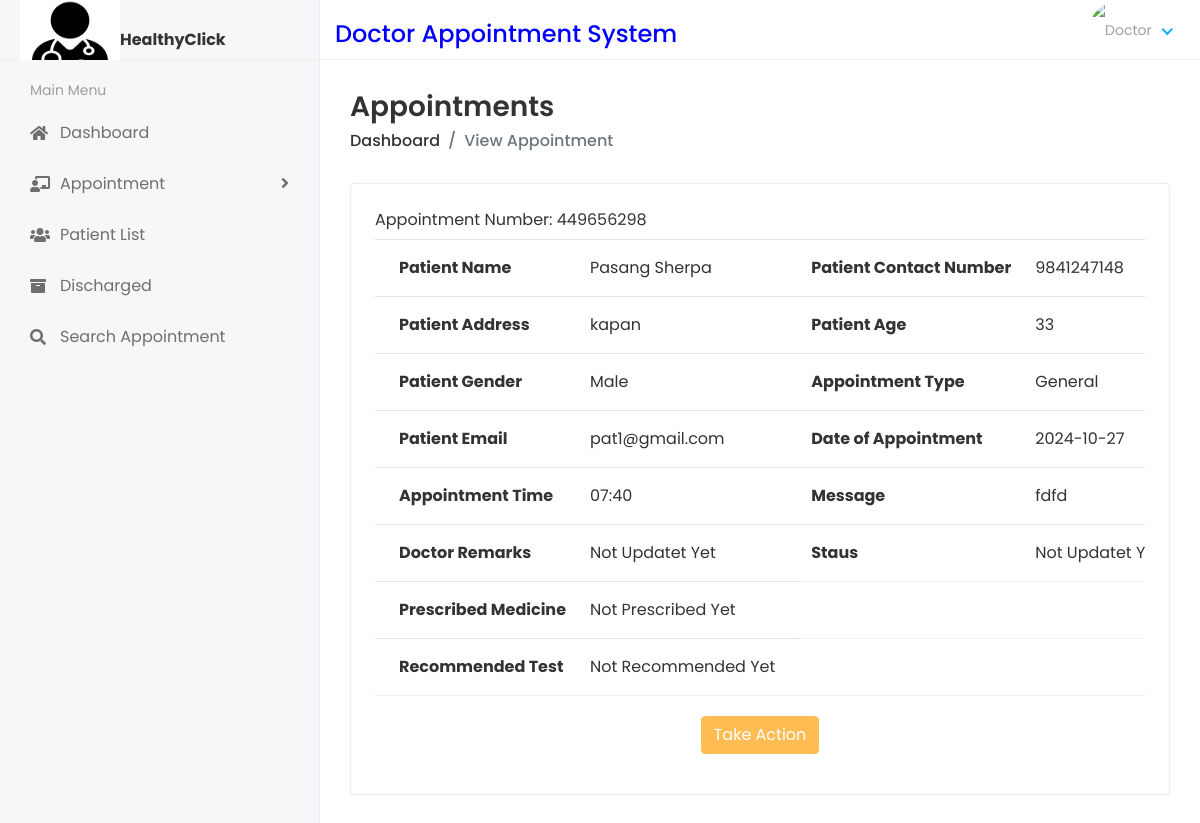
Screenshot of /DoctorPatientAppointmentDetails/64 with the database file from the repository.
### dasapp/models.py (models this page shows, shortened)
class Appointment(models.Model):
    appointmentnumber = models.IntegerField(default=0)
    fullname = models.CharField(max_length=250)
    mobilenumber = models.CharField(max_length=11)
    email = models.EmailField(max_length=100)
    address = models.CharField(max_length=200)
    age = models.IntegerField(default=0)
    gender = models.CharField(max_length=100)
    appointmenttype = models.CharField(max_length=100)
    date_of_appointment = models.CharField(max_length=250)
    time_of_appointment = models.CharField(max_length=250)
    doctor_id = models.ForeignKey(DoctorReg, on_delete=models.CASCADE)
    additional_msg = models.TextField(blank=True)
    remark = models.CharField(max_length=250, default=0)
    status = models.CharField(default=0, max_length=200)
    prescription = models.TextField(blank=True, default=0)
    recommendedtest = models.TextField(blank=True, default=0)
    created_at = models.DateTimeField(auto_now_add=True)
    updated_at = models.DateTimeField(auto_now=True)

### docappsystem/docviews.py (the view)
def Patient_Appointment_Details(request, id):
    patientdetails = Appointment.objects.filter(id=id)
    context = {"patientdetails": patientdetails}
    return render(request, "doc/patient_appointment_details.html", context)

### templates/doc/patient_appointment_details.html (shortened to what this page needs)
{% extends 'base.html' %}
{% block content %}
<div class="content container-fluid">
    <div class="page-header">
    <div class="row align-items-center">
    <div class="col">
    <h3 class="page-title">Appointments</h3>
    <ul class="breadcrumb">
    <li class="breadcrumb-item"><a href="{% url 'doctor_home' %}">Dashboard</a></li>
    <li class="breadcrumb-item active">View Appointment</li>
    </ul>
    </div>
    </div>
    </div>
    <div class="row">
    <div class="col-sm-12">
    <div class="card card-table">
    <div class="card-body">
    <div class="table-responsive">
    <table class="table table-hover table-center mb-0 datatable">
      {% for i in patientdetails %}
      <tr><label style="font-size: medium;text-align: center;">Appointment Number: {{i.appointmentnumber}}</label></tr>
        <tr>
            <th>Patient Name</th>
            <td>{{i.fullname}}</td>
            <th>Patient Contact Number</th>
            <td>{{i.mobilenumber}}</td>
          </tr>
          <tr>
            <th>Patient Address</th>
            <td>{{i.address}}</td>
            <th>Patient Age</th>
            <td>{{i.age}}</td>
          </tr>
          <tr>
            <th>Patient Gender</th>
            <td>{{i.gender}}</td>
            <th>Appointment Type</th>
            <td>{{i.appointmenttype}}</td>
          </tr>
          <tr>
            <th>Patient Email</th>
            <td>{{i.email}}</td>
            <th>Date of Appointment</th>
            <td>{{i.date_of_appointment}}</td>
          </tr>
          <tr>
            <th>Appointment Time</th>
            <td>{{i.time_of_appointment}}</td>
            <th>Message</th>
            <td>{{i.additional_msg}}</td>
          </tr>
          <tr>
            {% if i.status == '0' %}
            <th>Doctor Remarks</th>
            <td>Not Updatet Yet</td>
            {% else %}
            <tr>
            <th>Doctor Remarks</th>
            <td>{{ i.remark}}</td>{% endif %}
              {% if i.status == '0' %}
              <th>Staus</th>
              <td>Not Updatet Yet</td>
              {% else %}
              <th>Status</th>
              <td>{{ i.status}}</td> {% endif %}
              </tr>
              <tr>
                {% if i.status == 'Completed' %}
                <th>Prescribed Medicine</th>
                <td>{{ i.prescription}}</td>
                {% else %}
                <th>Prescribed Medicine</th>
                <td>Not Prescribed Yet</td> {% endif %}
                </tr>
                <tr>
                  {% if i.status == 'Completed' %}
                  <th>Recommended Test</th>
                  <td>{{ i.recommendedtest}}</td>
                  {% else %}
                  <th>Recommended Test</th>
                  <td>Not Recommended Yet</td> {% endif %}
                  </tr>
    </table>
    {% if i.status == '0'  %}
              </div>
              <p align="center"  style="padding-top: 20px">
                <button class="btn btn-primary waves-effect waves-light w-lg" data-toggle="modal" data-target="#myModal">Take Action</button></p>{% endif %}
                          {% endfor %}
                        </div>
    </div>
    </div>
    </div>
    </div>
    </div>
    </div>
{% endblock %}

### static/assets/css/style.css (style rules this page uses)
html { height: 100%; }
body { background-color: #fff; color: #333; font-family: 'Poppins', sans-serif; font-size: 1rem; height: 100%; line-height: 1.5; overflow-x: hidden; }
h1, h2, h3, h4, h5, h6 { font-family: 'Poppins', sans-serif; margin-top: 0; }
a { color: #009ce7; }
input, button, a { transition: all 0.4s ease; -moz-transition: all 0.4s ease; -o-transition: all 0.4s ease; -ms-transition: all 0.4s ease; -webkit-transition: all 0.4s ease; }
input, input:focus, button, button:focus { outline: none; }
ul, ol { padding: 0px; list-style: none; }
.table { color: #333; max-width: 100%; margin-bottom: 0; width: 100%; }
.table.no-border > tbody > tr > td, .table > tbody > tr > th, .table.no-border > tfoot > tr > td, .table.no-border > tfoot > tr > th, .table.no-border > thead > tr > td, .table.no-border > thead > tr > th { border-top: 0; padding: 10px 8px; }
.table tbody tr { border-bottom: 1px solid rgba(0, 0, 0, 0.05); }
.table.table-center td, .table.table-center th { vertical-align: middle; }
.card-table .card-body .table tr td:first-child, .card-table .card-body .table tr th:first-child { padding-left: 1.5rem; }
.card-table .card-body .table tr td:last-child, .card-table .card-body .table tr th:last-child { padding-right: 1.5rem; }
.card-table .table td, .card-table .table th { border-top: 1px solid #e2e5e8; padding: 1rem 0.75rem; white-space: nowrap; }
.btn-primary { background-color: #FFBC53; border: 1px solid #FFBC53; }
.card { border: 1px solid #ececf5; box-shadow: 0 1px 3px 0 rgba(0, 0, 0, 0.03); margin-bottom: 1.875rem; }
.card-body { padding: 1.5rem; }
.page-wrapper > .content { padding: 1.875rem 1.875rem 0; }
.page-header { margin-bottom: 1.875rem; }
.page-header .breadcrumb { background-color: transparent; color: #6c757d; font-size: 1rem; font-weight: 500; margin-bottom: 0; padding: 0; }
.page-header .breadcrumb a { color: #333; }
.page-title { font-size: 28px; font-weight: 600; color: #333; margin-bottom: 5px; }

### rows the page displays
Appointment: appointmentnumber "449656298", fullname "Pasang Sherpa", mobilenumber "9841247148", address "kapan", age "33", gender "Male", appointmenttype "General", email "pat1@gmail.com", date_of_appointment "2024-10-27", time_of_appointment "07:40", additional_msg "fdfd", status "Doctor Remarks"
